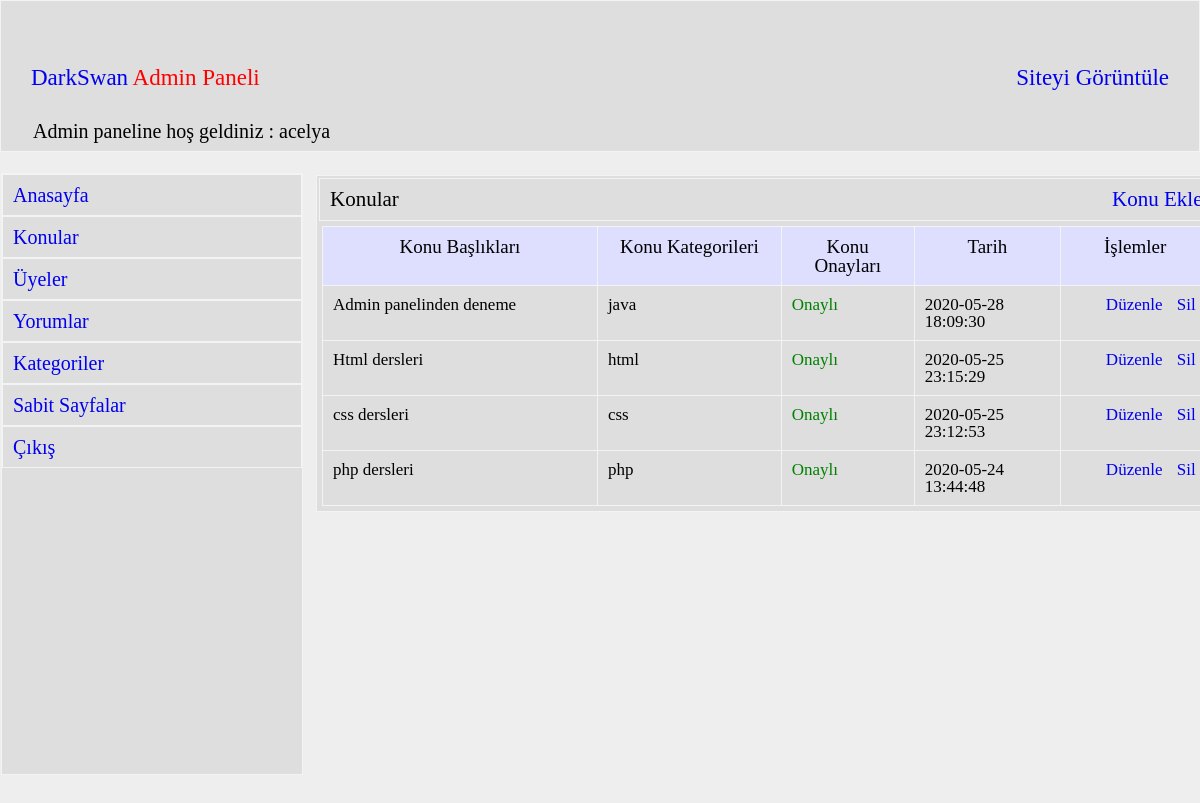
/admin/?do=konular (signed in), run on the app's committed database.
### tables this page shows
CREATE TABLE `konular` (
  `konu_id` int(11) NOT NULL,
  `konu_baslik` varchar(200) NOT NULL,
  `konu_aciklama` text NOT NULL,
  `konu_ekleyen` varchar(200) NOT NULL,
  `konu_tarih` timestamp NOT NULL DEFAULT current_timestamp(),
  `konu_kategori` int(11) NOT NULL DEFAULT 0,
  `konu_durum` int(11) NOT NULL DEFAULT 0,
  `konu_hit` int(11) NOT NULL DEFAULT 0,
  `konu_resim` varchar(300) NOT NULL
);

CREATE TABLE `kategoriler` (
  `kategori_id` int(11) NOT NULL,
  `kategori_adi` varchar(200) NOT NULL,
  `kategori_aciklama` varchar(500) NOT NULL
);

### admin/konular.php (the view)
<?php
$v = $db->prepare("select * from konular inner join kategoriler on kategoriler.kategori_id =
konular.konu_kategori order by konu_id desc limit 20");
$v->execute(array());
$k = $v->fetchALL(PDO::FETCH_ASSOC);
$x = $v->rowCount();
?>
<div class="admin-icerik-sag">
			<h2>Konular <span style="float:right;"><a href="./?do=konu_ekle">Konu Ekle</a></span></h2>
			<div class="konular">
			<table cellspacing="0" cellpadding="0">
			<thead>
			<tr>
			<th width="600">Konu Başlıkları</th> <th width="300">Konu Kategorileri</th>
			<th width="200">Konu Onayları</th> <th width="250">Tarih</th>
			<th width="200">İşlemler</th>
			</tr>
			</thead>
			<?php
			 if($x){
                foreach($k as $m){
					?>
					<tbody>
					<tr>
					<td><?php echo $m["konu_baslik"];?></td> <td><?php echo $m["kategori_adi"];?></td>
					<td>
					<?php
					if($m["konu_durum"] == 1){
						echo '<span style="color:green">Onaylı</span>';
					}else {
						echo '<span style="color:red">Onaylı değil</span>';
					}
					?>
					</td>
					<td><?php echo $m["konu_tarih"];?></td>
					<td><span style="margin-left:35px;">
					<a href="./?do=konu_duzenle&id=<?php echo $m["konu_id"];?>">Düzenle</a></span> <span style="margin-left:10px;"><a onclick="return confirm('Konuyu silmek istediğinize eminmisiniz..')" href="./?do=konu_sil&id=<?php echo $m["konu_id"];?>">Sil</a></span></td>
					</tr>
					</tbody>
					<?php
				}
			 }else {
				echo '<tr><td colspan="5"><div class="hata">henuz hiç konu
				eklenmemis...</div></td></tr>';
			 }
			?>
			</table>
			</div>
			</div>

### css/admin.css (style rules this page uses)
.admin-header h2 { margin: 65px 0px 0px 30px; font-size: 23px; }
.admin-icerik-sag { position: relative; left: 315px; top: -600px; border: 1px solid #f2f4f4; width: 75%; min-height: 200px; background: #dedede; margin-bottom: 20px; }
.admin-icerik-sag h2 { border: 1px solid #f2f4f4; padding: 10px; margin: 2px; font-size: 21px; background: #dedede; }
.konular th { border: 1px solid #f2f4f4; padding: 10px; font-size: 19px; background: #dedeff; }
.konular { margin: 5px; background: #dedede; }
.konular td { border: 1px solid #f2f4f4; padding: 10px; font-size: 17px; }

### data on the page
konular: konu_baslik "Admin panelinden deneme", kategoriler.kategori_adi "java", konu_durum "Onaylı", konu_tarih "2020-05-28 18:09:30"
konular: konu_baslik "Html dersleri", kategoriler.kategori_adi "html", konu_durum "Onaylı", konu_tarih "2020-05-25 23:15:29"
konular: konu_baslik "css dersleri", kategoriler.kategori_adi "css", konu_durum "Onaylı", konu_tarih "2020-05-25 23:12:53"
konular: konu_baslik "php dersleri", kategoriler.kategori_adi "php", konu_durum "Onaylı", konu_tarih "2020-05-24 13:44:48"

### other printed values
$_SESSION["uye"] "acelya"
